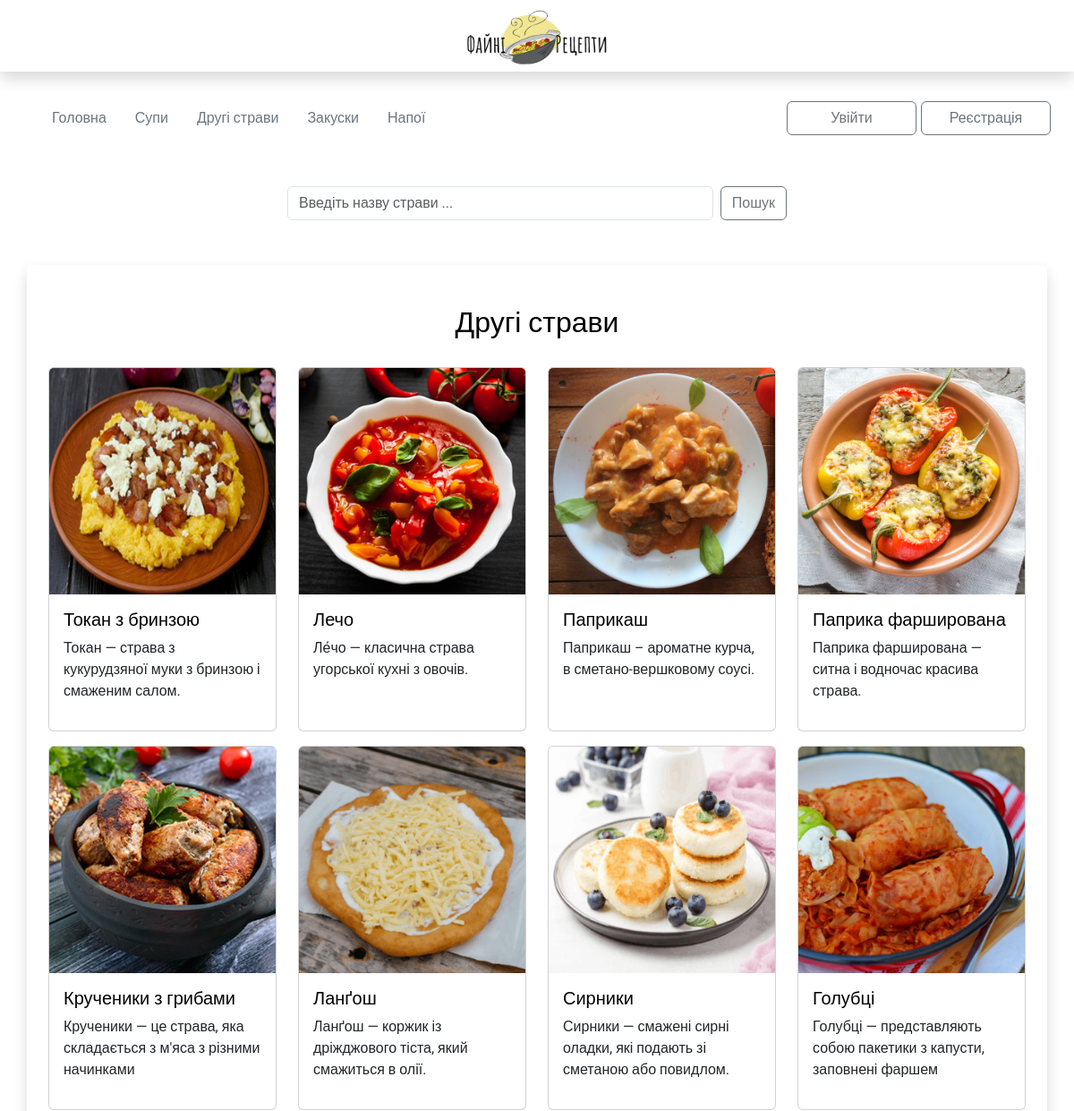
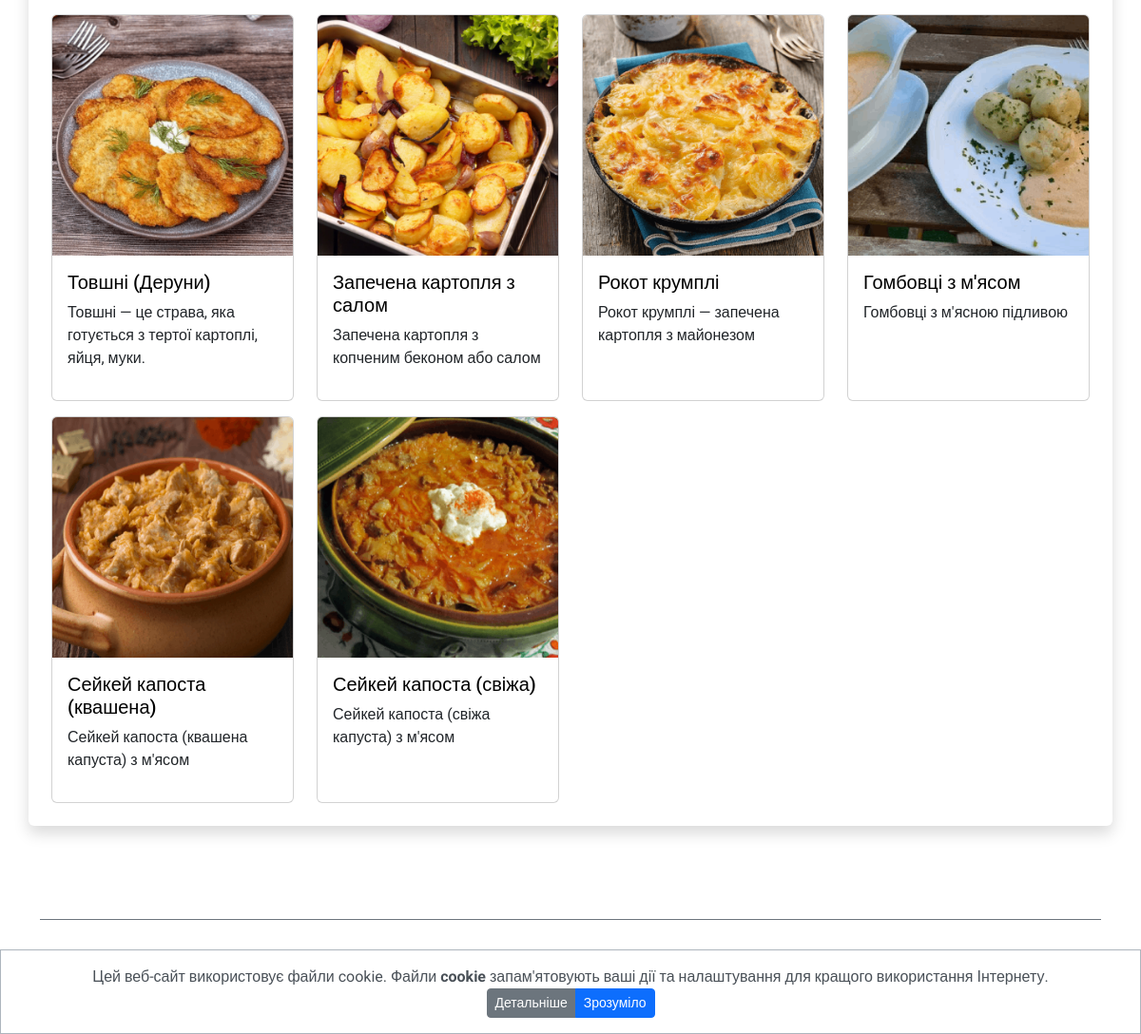
Page /dish on the earlier database version (2 pictures, top to bottom).
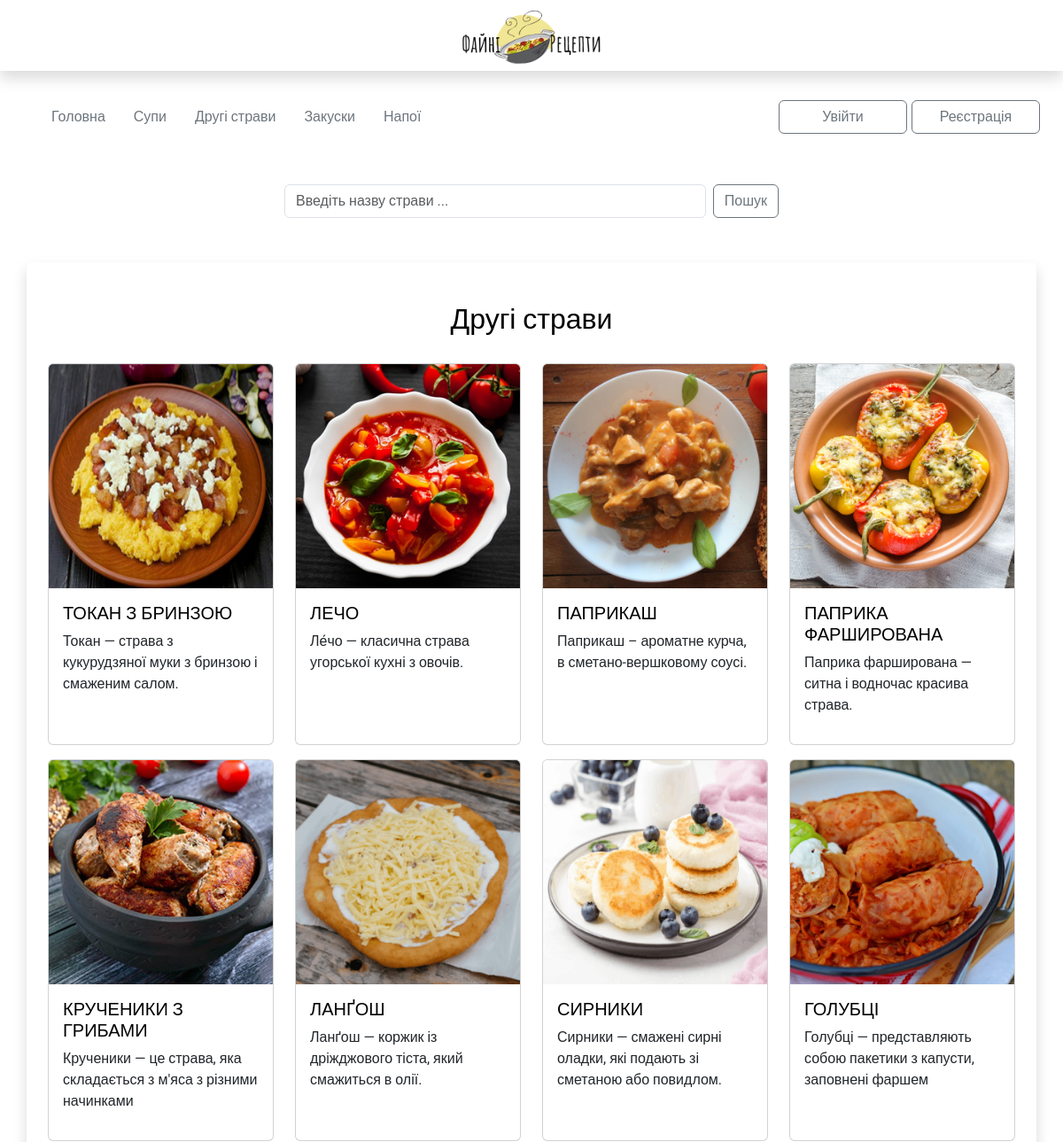
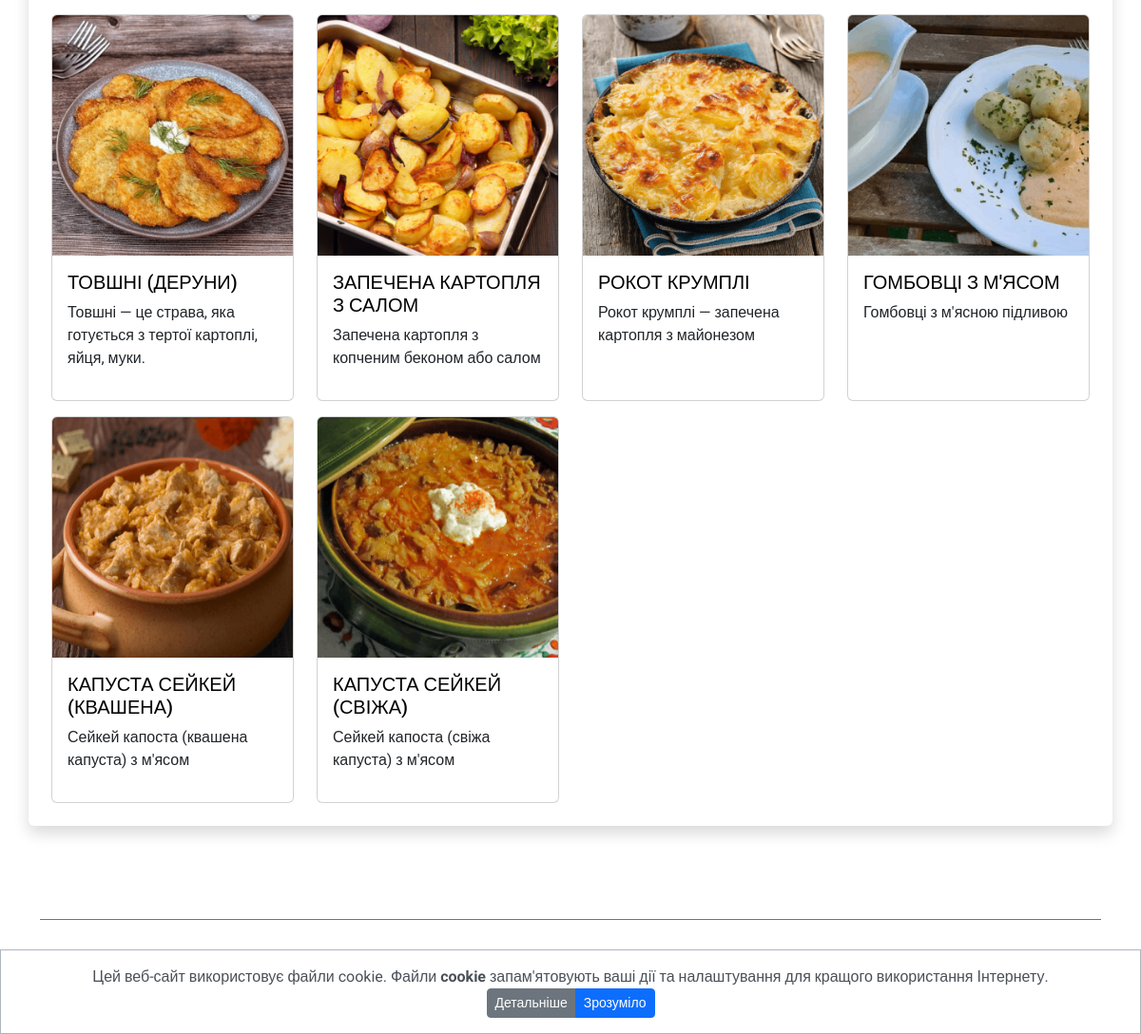
Same page on the later database version (2 pictures, top to bottom).
### my_apps/recipes_app/models.py (models this page shows, shortened)
class Recipes(models.Model):
    name = models.CharField('Назва страв', max_length=30, blank=True)
    food_type = models.CharField('Тип їжі', max_length=20, blank=True, default='')
    short_desc = models.TextField('Короткий опис', max_length=80, blank=True)
    img = models.ImageField(upload_to="media/", verbose_name='img', blank=True, null=True)
    text = RichTextUploadingField('Recipe', blank=True)

### my_apps/recipes_app/views.py (the view)
# urls.py: path('dish', dish_page, name='dish_page'),
def dish_page(request):
    dish = Recipes.objects.filter(food_type='dish')
    return render(request, 'dish_page.html', context={'dish': dish})

### my_apps/recipes_app/templates/dish_page.html
{% extends 'base.html' %}
{% load static %}
{% block content %}
<div class="recipe-item">
    <div class="container shadow p-4 mb-5 mt-5 bg-body rounded">
        <h1>Другі страви </h1>
        <div class="row gy-3">
            {% for i in dish %}
            <div class="col-lg-3 col-md-4 col-sm-6 col-6">
                <div class="card h-100 mb-3">
                    <a href="{{i.id}}"><img src="{{i.img.url}}" class="card-img-top" alt="..."></a>
                    <div class="card-body">
                    <a href="{{i.id}}">
                        <h5 class="card-title">{{i.name}}</h5>
                    </a>
                    <p class="card-text">{{i.short_desc}}</p>
                    </div>
                </div>
            </div>
            {% endfor %}
        </div>
    </div>
</div>
{% endblock content %}

### templates/base.html (shortened to what this page needs)
{% load static %}
<!DOCTYPE html>
<html lang="uk">
<head>
    <link href="https://cdn.jsdelivr.net/npm/bootstrap@5.3.0/dist/css/bootstrap.min.css" rel="stylesheet">
    <link rel="stylesheet" href="https://cdnjs.cloudflare.com/ajax/libs/normalize/8.0.1/normalize.min.css" />
    <link rel="stylesheet" type="text/css" href="{% static 'css/style.css' %}"/>
    <link rel="stylesheet" href="{% static 'ckeditor/ckeditor/content-style.css'%}" type="text/css">
</head>
<body>
    <div class="wrapper">
      <header class="header">
        <div class="container-fluid">
          <div class="logo shadow">
              <a class="logo-link" href="{% url 'index' %}">
                <img src="{% static 'img/logo.png' %}" alt="Logo" width="200" height="200" class="d-inline-block align-text-top">
              </a>
          </div>
        </div>
        <div class="container mt-4 header-second">
          <nav class="navbar menu">
              <div class="container-fluid">
                  <div class="menu-item col-xl-9 col-lg-9 col-md-8 col-sm-12">
                    <ul class="nav">
                      <li class="nav-item">
                          <a class="nav-link active" aria-current="page" href="{% url 'index' %}">Головна</a>
                      </li>
                      <li class="nav-item">
                        <a class="nav-link" href="{% url 'soup_page' %}">Супи</a>
                      </li>
                      <li class="nav-item">
                        <a class="nav-link" href="{% url 'dish_page' %}">Другі страви</a>
                      </li>
                      <li class="nav-item">
                        <a class="nav-link" href="{% url 'aperetize_page'%}">Закуски</a>
                      </li>
                      <li class="nav-item">
                        <a class="nav-link" href="{% url 'drink_page'%}">Напої</a>
                      </li>
                    </ul>
                  </div>
                  <div class="login-item col-xl-3 col-lg-3 col-md-4 col-sm-12">
                    {% if user.is_authenticated %}
                      <form method="link" action="{% url 'logout'%}" class="user-name">
                        <span>Вітаю, {{ user.username }}!</span>
                        <button type="submit" class="btn btn-outline-secondary fixed-width-btn">Вийти</button>
                      </form>
                      {% else %}
                      <div class="reg-log">
                        <div class="second-button">
                          <form method="link" action="{% url 'login'%}" class="user-name">
                            <button type="submit" class="btn btn-outline-secondary fixed-width-btn">Увійти</button>
                          </form>
                        </div>
                        <div class="first-button">
                          <form method="link" action="{% url 'register_user'%}" class="user-name">
                            <button type="submit" class="btn btn-outline-secondary fixed-width-btn">Реєстрація</button>
                          </form>
                        </div>
                      </div>
                    {% endif %}
                  </div>
              </div>
          </nav>
        </div>
      </header>
      <main class="main">
        <div class="search mt-5">
          <center>
            <div class="container">
              <div class="search">
                <div class="raw">
                  <div class="col-6">
                    <form class="d-flex" method=POST action="{% url 'search_page' %}">
                      <input class="form-control me-2" type="search" placeholder="Введіть назву страви ..." aria-label="Search" name="searched" value="{{searched|upper}}">
                      <button class="btn btn-outline-secondary" type="submit">Пошук</button>
                    </form>
                  </div>
                </div>
              </div>
            </div>
          </center>
        </div>
        <div class="content mt-5">
          {% block content %}
          {% endblock content %}
        </div>
        <div id="cb-cookie-banner" class="alert alert-dark text-center mb-0" role="alert" style="background-color: #ffffff">
          Цей веб-сайт використовує файли cookie. Файли <b>cookie</b> запам'ятовують ваші дії та налаштування для кращого використання Інтернету.
          <div class="btn-group">
            <a href="{% url 'cookies'%}" class="btn btn-secondary btn-sm">Детальніше</a>
            <button type="button" class="btn btn-primary btn-sm" onclick="window.cb_hideCookieBanner()">Зрозуміло</button>
          </div>
        </div>
      </main>
      <footer class="footer">
          <div class="container">
              <div class="footer-menu">
                  <div class="container">
                      <div class="col-12 footer_links">
                          <ul class="nav justify-content-center">
                              <li class="nav-item">
                                  <a class="nav-link active" aria-current="page" href="{% url 'index' %}">Головна</a>
                              </li>
                              <li class="nav-item">
                                <a class="nav-link" href="{% url 'soup_page' %}">Супи</a>
                              </li>
                              <li class="nav-item">
                                <a class="nav-link" href="{% url 'dish_page' %}">Другі страви</a>
                              </li>
                              <li class="nav-item">
                                <a class="nav-link" href="{% url 'aperetize_page'%}">Закуски</a>
                              </li>
                              <li class="nav-item">
                                <a class="nav-link" href="{% url 'drink_page'%}">Напої</a>
                              </li>
                          </ul>
                          <div class="about-politic">
                            <span><a href="{% url 'cookies' %}">Політика конфіденційності</a></span>
                          </div>
                          <div class="col-12 footer-rights">
                            <span>Файні Рецепти(c) <a class="nav-link" href="https://www.linkedin.com/in/liudvyk-dodi-b73583151/">ludvig_dodi 2023</a></span>
                          </div>
                      </div>
                  </div>
              </div>
          </div>
      </footer>
    </div>
</body>
</html>

### static/css/style.css (style rules this page uses)
html, body { height: 100%; color: #000000; font-family: 'Roboto', sans-serif; font-size: 1rem; }
body a { text-decoration: none; color: #000000; }
body img { padding: 0; margin: 0; max-width:100%; max-height: 100%; }
body h1, h3 { text-align: center; margin-bottom: 30px; }
.wrapper { min-height: 100%; display: flex; flex-direction: column; }
.main { flex: 1 1 auto; padding: 0 15px; }
.fixed-width-btn { width: 145px; margin-right: 5px; }
.container-fluid { padding: 0; }
.logo { display: flex; flex-direction: row; justify-content: center; align-items: center; margin: 0; height: 80px; font-family: 'Amatic SC', cursive; font-size: 1.5rem; }
.nav-link { text-decoration: none; color: #6c757d; }
form.user-name { display: flex; flex-direction: row; align-items: center; justify-content: space-around; }
.reg-log { display: flex; flex-direction: row; justify-content: space-evenly; }
.recipe-item { margin-top: 50px; }
.footer { height: 100px; margin-top: 50px; }
.footer-menu>.container { display: flex; flex-direction: column; justify-content: space-around; align-items: center; border-top: 1px solid #6c757d; padding-top: 20px; }
.footer-rights { text-align: center; margin-top: 10px; font-size: smaller; }
.footer-rights a { display: inline-block; }
.about-politic { text-align: center; margin-top: 10px; font-size: smaller; }
#cb-cookie-banner { position: fixed; bottom: 0; left: 0; width: 100%; z-index: 999; border-radius: 0; display: none; }

Differences in the rows shown:
changed Recipes "Токан — страва з кукурудзяної муки з бринзою і смаженим салом.": name "Токан з бринзою" → "ТОКАН З БРИНЗОЮ"
changed Recipes "Ле́чо — класична страва угорської кухні з овочів.": name "Лечо" → "ЛЕЧО"
changed Recipes "Паприкаш – ароматне курча, в сметано-вершковому соусi.": name "Паприкаш" → "ПАПРИКАШ"
changed Recipes "Паприка фарширована — ситна і водночас красива страва.": name "Паприка фарширована" → "ПАПРИКА ФАРШИРОВАНА"
changed Recipes "Крученики — це страва, яка складається з м'яса з різними начинками": name "Крученики з грибами" → "КРУЧЕНИКИ З ГРИБАМИ"
changed Recipes "Ланґош — коржик із дріжджового тіста, який смажиться в олії.": name "Ланґош" → "ЛАНҐОШ"
changed Recipes "Сирники — смажені сирні оладки, які подають зі сметаною або повидлом.": name "Сирники" → "СИРНИКИ"
changed Recipes "Голубці — представляють собою пакетики з капусти, заповнені фаршем": name "Голубці" → "ГОЛУБЦІ"
changed Recipes "Товшні — це страва, яка готується з тертої картоплі, яйця, муки.": name "Товшні (Деруни)" → "ТОВШНІ (ДЕРУНИ)"
changed Recipes "Запечена картопля з копченим беконом або салом": name "Запечена картопля з салом" → "ЗАПЕЧЕНА КАРТОПЛЯ З САЛОМ"
changed Recipes "Рокот крумплі — запечена картопля з майонезом": name "Рокот крумплі" → "РОКОТ КРУМПЛІ"
changed Recipes "Гомбовці з м'ясною підливою": name "Гомбовці з м'ясом" → "ГОМБОВЦІ З М'ЯСОМ"
changed Recipes "Сейкей капоста (квашена капуста) з м'ясом": name "Сейкей капоста (квашена)" → "КАПУСТА СЕЙКЕЙ (КВАШЕНА)"
changed Recipes "Сейкей капоста (свіжа капуста) з м'ясом": name "Сейкей капоста (свіжа)" → "КАПУСТА СЕЙКЕЙ (СВІЖА)"
